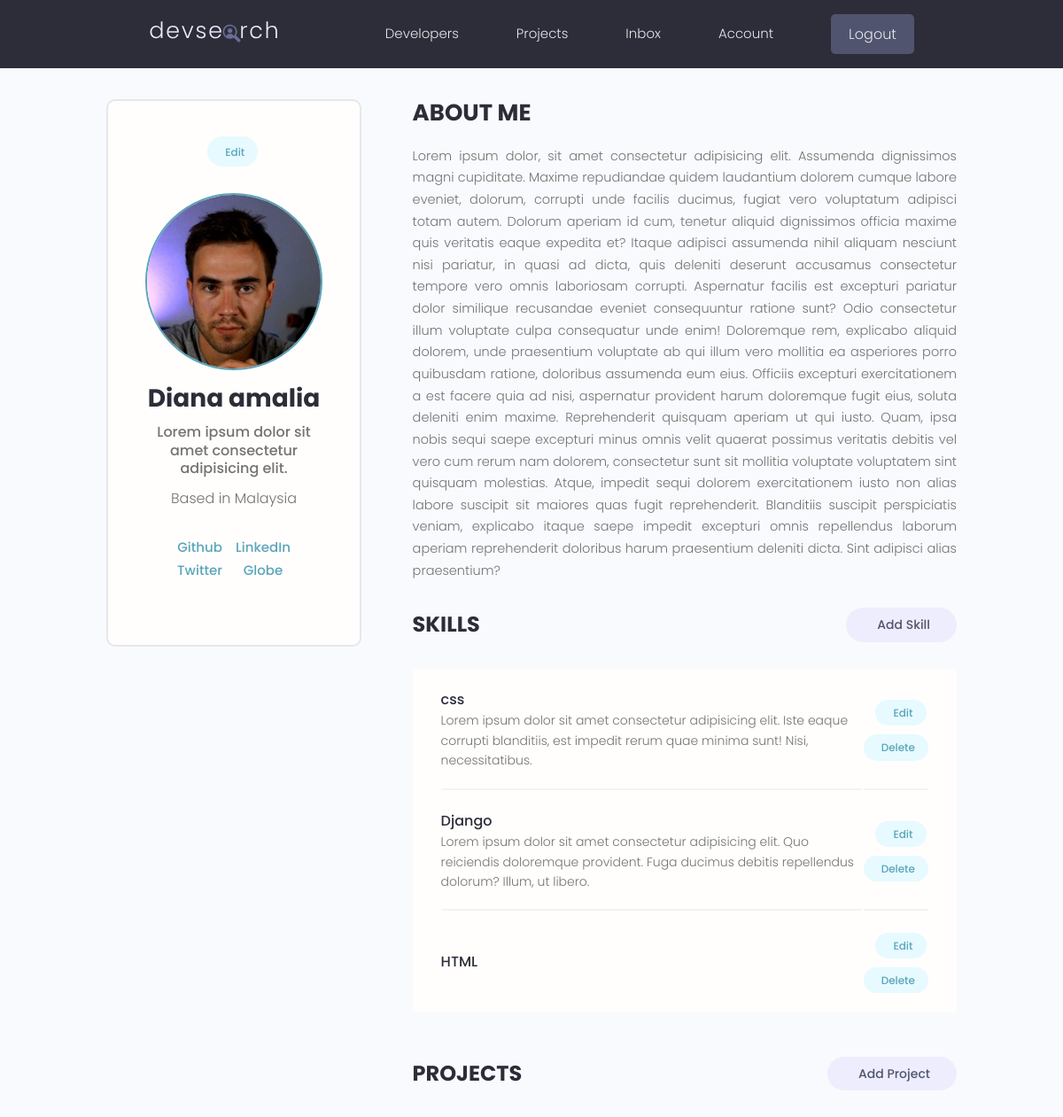
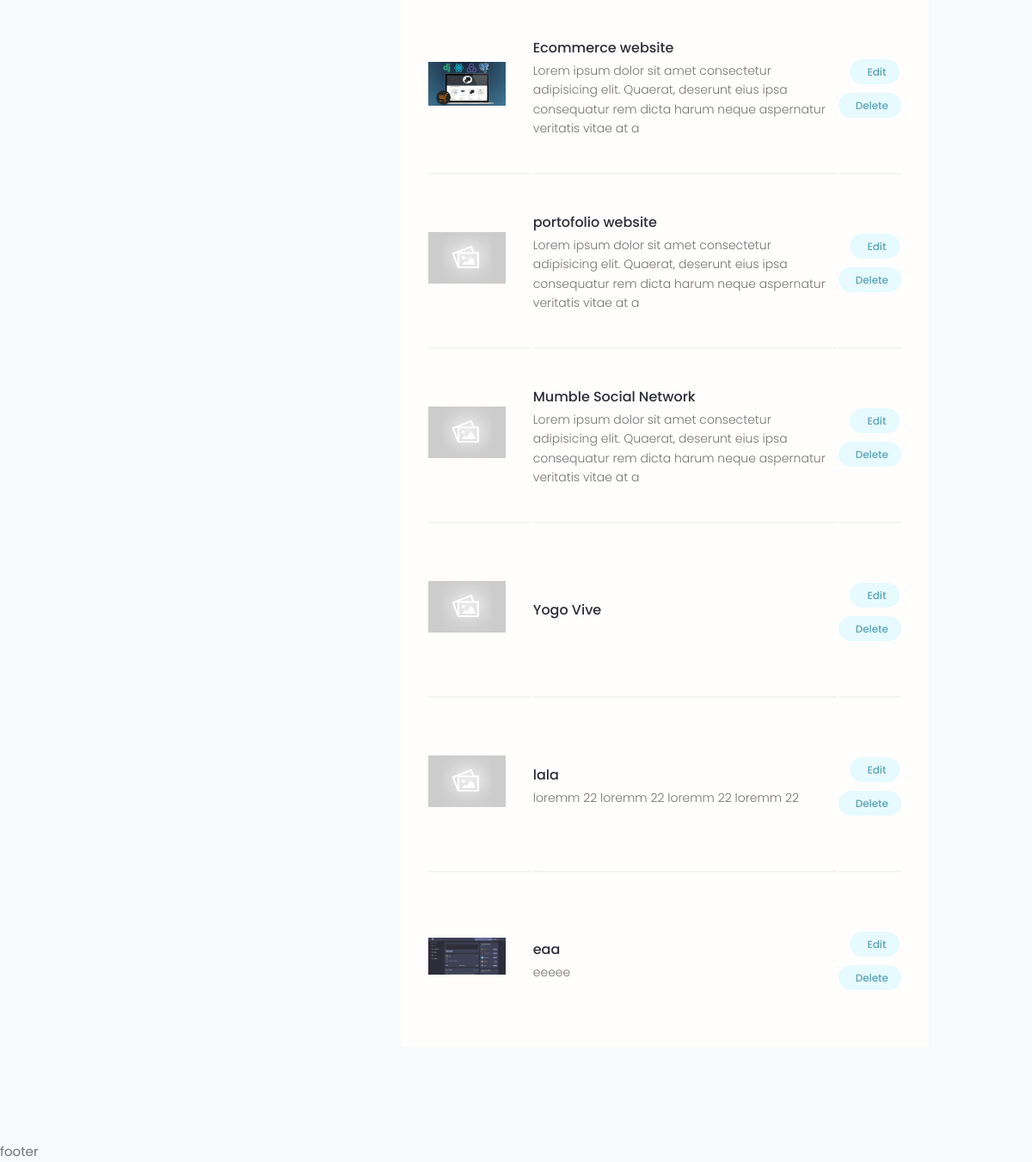
Page /users/account/ (signed in) on the committed database (2 pictures, top to bottom).
### users/models.py (models this page shows, shortened)
class Profile(models.Model):
    user = models.OneToOneField(User, on_delete=models.CASCADE, null=True, blank=True)
    name = models.CharField(max_length=200, blank=True, null=True)
    email = models.EmailField(max_length=500, blank=True, null=True)
    username = models.CharField(max_length=200, blank=True, null=True)
    location = models.CharField(max_length=200, blank=True, null=True)
    short_intro = models.CharField(max_length=200, blank=True, null=True)
    bio = models.TextField(blank=True, null=True)
    profile_image = models.ImageField(null=True, blank=True, upload_to='profiles/', default='profiles/user-default.png')
    social_github = models.CharField(max_length=200, blank=True, null=True)
    social_twitter = models.CharField(max_length=200, blank=True, null=True)
    social_linkedin = models.CharField(max_length=200, blank=True, null=True)
    social_youtube = models.CharField(max_length=200, blank=True, null=True)
    social_website = models.CharField(max_length=200, blank=True, null=True)
    created = models.DateTimeField(auto_now_add=True)
    id = models.UUIDField(default=uuid.uuid4, unique=True, primary_key=True, editable=False)

class Skill(models.Model):
    owner = models.ForeignKey(Profile, on_delete=models.CASCADE, null=True)
    name = models.CharField(max_length=200, blank=True, null=True)
    description = models.TextField(null=True, blank=True)
    created = models.DateTimeField(auto_now_add=True)
    id = models.UUIDField(default=uuid.uuid4, unique=True, primary_key=True, editable=False)

### projects/models.py (models this page shows, shortened)
class Project(models.Model):
    owner = models.ForeignKey(Profile, null=True, blank=True, on_delete=models.SET_NULL)
    title = models.CharField(max_length=200)
    description = models.TextField(null=True, blank=True)
    featured_image = models.ImageField(null=True, blank=True, default="default.jpg")
    demo_link = models.CharField(max_length=2000, null=True, blank=True)
    source_link = models.CharField(max_length=2000, null=True, blank=True)
    tags = models.ManyToManyField('Tag', blank=True)
    vote_total = models.IntegerField(default=0, null=True, blank=True)
    vote_ratio = models.IntegerField(default=0, null=True, blank=True)
    created = models.DateTimeField(auto_now_add=True)
    id= models.UUIDField(default=uuid.uuid4, unique=True, primary_key=True, editable=False)

### users/views.py (the view)
# urls.py: path('account/', views.userAccount, name='account')
@login_required(login_url='login')
def userAccount(request):
    profile = request.user.profile
    skills = profile.skill_set.all()
    projects = profile.project_set.all()
    context ={'profile':profile, 'skills': skills, 'projects': projects}
    return render(request, 'users/account.html', context)

### users/templates/users/account.html (shortened to what this page needs)
{% extends 'main.html' %}
{% block content %}
<main class="settingsPage profile my-md">
    <div class="container">
        <div class="layout">
            <div class="column column--1of3">
                <div class="card text-center">
                    <div class="card__body dev">
                        <a class="tag tag--pill tag--main settings__btn" href="#"> Edit</a>
                        <img class="avatar avatar--xl dev__avatar" src="{{profile.profile_image.url}}" />
                        <h2 class="dev__name">{{profile.name}}</h2>
                        <p class="dev__title">{{profile.short_intro}}</p>
                        <p class="dev__location">Based in {{profile.location}}</p>
                        <ul class="dev__social">
                            <div>
                                {% if profile.social_github %}
                                <li>
                                    <a title="Github" href="{{profile.social_github}}" target="_blank">Github</a>
                                </li>
                                {% endif %}
                                {% if profile.social_twitter %}
                                <li>
                                    <a title="Twitter" href="{{profile.social_twitter}}" target="_blank">Twitter</a>
                                </li>
                                {% endif %}
                            </div>
                            <div>
                                {% if profile.social_linkedin %}
                                <li>
                                    <a title="LinkedIn" href="{{profile.social_linkedin}}" target="_blank">LinkedIn</a>
                                </li>
                                {% endif %}
                                {% if profile.social_website %}
                                <li>
                                    <a title="Personal Website" href="{{profile.social_website}}"
                                        target="_blank">Globe</a>
                                </li>
                                {% endif %}
                            </div>
                        </ul>
                    </div>
                </div>
            </div>
            <div class="column column--2of3">
                <div class="devInfo">
                    <h3 class="devInfo__title">About Me</h3>
                    <p class="devInfo__about">{{profile.bio}}</p>
                </div>
                <div class="settings">
                    <h3 class="settings__title">Skills</h3>
                    <a class="tag tag--pill tag--sub settings__btn tag--lg" href="#"> Add
                        Skill</a>
                </div>
                <table class="settings__table">
                    {% for skill in skills %}
                    <tr>
                        <td class="settings__tableInfo">
                            <h4>{{skill.name}}</h4>
                            <p>
                                {{skill.description}}
                            </p>
                        </td>
                        <td class="settings__tableActions">
                            <a class="tag tag--pill tag--main settings__btn" href="#">
                                Edit</a>
                            <a class="tag tag--pill tag--main settings__btn" href="#">
                                Delete</a>
                        </td>
                    </tr>
                    {% endfor %}
                </table>
                <div class="settings">
                    <h3 class="settings__title">Projects</h3>
                    <a class="tag tag--pill tag--sub settings__btn tag--lg" href="#"> Add
                        Project</a>
                </div>
                <table class="settings__table">
                    {% for project in projects %}
                    <tr>
                        <td class="settings__thumbnail">
                            <a href="{% url 'project' project.id %}"><img src="{{project.featured_image.url}}" alt="Project Thumbnail" /></a>
                        </td>
                        <td class="settings__tableInfo">
                            <a href="{% url 'project' project.id %}">{{project.title}}</a>
                            <p>{{project.description|slice:"150"}}</p>
                        </td>
                        <td class="settings__tableActions">
                            <a class="tag tag--pill tag--main settings__btn" href="#">
                                Edit</a>
                            <a class="tag tag--pill tag--main settings__btn" href="#">
                                Delete</a>
                        </td>
                    </tr>
                    {% endfor %}
                </table>
            </div>
        </div>
    </div>
</main>
{% endblock content %}

### static/styles/app.css (style rules this page uses)
:root { --color-sub: #2d2d39; }
.card { border: 2px solid var(--color-light); }
img { width: 100%; }
.profile .card > .dev { padding: 4rem; }
.dev__avatar { display: block; margin: auto; }
.dev__name { color: var(--color-sub); font-size: 2.8rem; font-weight: 700; margin-top: 1rem; margin-bottom: 0.5rem; }
.dev__title { font-size: 1.6rem; font-weight: 500; line-height: 1.3; }
.dev__location { margin-top: 1rem; }
.dev__social { margin: 3rem 0; list-style: none; display: flex; justify-content: center; gap: 1.5rem; }
.devInfo { margin-bottom: 3rem; }
.devInfo__title, .devInfo__subtitle { font-size: 2.6rem; color: var(--color-sub); text-transform: uppercase; font-weight: 700; margin-bottom: 1.5rem; }
.devInfo__about, .devSkill__info { font-size: 1.45rem; line-height: 1.7; text-align: justify; }
.settingsPage .dev > .settings__btn { display: inline-block; margin-bottom: 3rem; }
.settings { display: flex; justify-content: space-between; align-items: center; }
.settings__title { font-size: 2.4rem; text-transform: uppercase; font-weight: 700; color: var(--color-sub); }
.settings__table { margin-top: 3rem; margin-bottom: 5rem; padding: 0 3rem; background: var(--color-white); }
.settings__table tr { width: 100%; }
.settings__table tr > td { padding: 2rem 0; }
.settings__table tr:not(:last-child) td { border-bottom: 2px solid var(--color-white-light); }
.settings__thumbnail { width: 23%; min-width: 10rem; }
.settings__thumbnail img { padding-right: 3rem; height: 15rem; object-fit: contain; }
.settings__tableInfo { width: 100%; }
.settings__tableInfo h4, .settings__tableInfo a { padding-right: 1rem; width: auto; font-size: 1.6rem; font-weight: 500; color: var(--color-sub); }
.settings__tableInfo p { font-size: 1.4rem; }
.settings__tableActions { text-align: right; }

### static/uikit/styles/modules/_variables.css (style rules this page uses)
:root { --color-main: #5aa5b9; --color-main-light: #e6faff; --color-sub: #3f4156; --color-sub-light: #51546e; --color-sub-lighter: #ededfd; --color-text: #737373; --color-gray: #8b8b8b; --color-light: #e5e7eb; --color-light-gray: #767676; --color-bg: #f8fafd; --color-white: #fffefd; --color-white-light: #f3f3f3; --color-success: #359e64; --color-success-bg: #def8e8; --color-error: #fc4b0b; --color-error-bg: #fff2ee; --font-base: 'Poppins', arial, helvetica, 'Segoe UI', roboto, ubuntu, sans-serif; --font-monospace: 'Fira Code', 'Courier New', courier, monospace; --font-regular: 300; --font-medium: 500; --font-bold: 700; --generic-shadow: 1px 1px 5px #00000010; --generic-transition: all 0.3s ease-in-out; }

### static/uikit/styles/modules/_base.css (style rules this page uses)
* { margin: 0; padding: 0; box-sizing: border-box; text-rendering: optimizeLegibility; color: inherit; font-size: inherit; }
html { font-size: 50%; }
@media only screen and (min-width: 480px) { html { font-size: 56.25%; } }
@media only screen and (min-width: 1200px) { html { font-size: 62.5%; } }
body { line-height: 1.6; font-weight: 400; font-size: 1.5rem; color: var(--color-text); background-color: var(--color-bg); min-height: 100vh; }

### static/uikit/styles/modules/_typography.css (style rules this page uses)
* { font-family: var(--font-base); }
h2 { font-size: 3.6rem; font-weight: var(--font-bold); }
h3 { font-size: 3.2rem; font-weight: var(--font-medium); }
h4 { font-size: 2.8rem; font-weight: var(--font-medium); }
p, span, strong { font-size: 1.6rem; color: var(--color-text); font-weight: var(--font-regular); }
a { padding-bottom: 2px; text-decoration: none; display: inline-block; color: var(--color-main); font-weight: var(--font-medium); }

### static/uikit/styles/modules/_utilities.css (style rules this page uses)
.container { width: 92%; max-width: 165rem; margin: 0 auto; box-sizing: border-box; }
@media screen and (min-width: 1000px) { .container { width: 90%; } }
@media screen and (min-width: 1200px) { .container { width: 80%; } }
.text-center { text-align: center; }
.my-md { margin: 3rem auto; }

### static/uikit/styles/modules/_avatar.css (style rules this page uses)
.avatar { border-radius: 50%; border: 2px solid var(--color-main); object-fit: cover; }
.avatar--xl { height: 20rem; width: 20rem; }

### static/uikit/styles/modules/_card.css (style rules this page uses)
.card { border-radius: 1rem; background-color: var(--color-white); border: 1.5px solid var(--color-light); width: auto; height: auto; margin-top: 0.5rem; margin-bottom: 0.5rem; overflow: hidden; }
.card__body, .card__header { padding: 2rem 2.5rem; }

### static/uikit/styles/modules/_layout.css (style rules this page uses)
.layout { display: flex; flex-flow: row wrap; justify-content: space-between; }
.layout > .column { margin-bottom: 3rem; }
.layout > .column.column--1of3 { flex-basis: 30%; }
.layout > .column.column--2of3 { flex-basis: 64%; }

### rows in the picture
Profile: profile_image (picture), name "Diana amalia", short_intro "Lorem ipsum dolor sit amet consectetur adipisicing elit.", location "Malaysia", bio "Lorem ipsum dolor, sit amet consectetur adipisicing elit. Assumenda dignissimos magni cupiditate. Maxime repudiandae quidem laudantium dolorem cumque labore eveniet, dolorum, corrupti unde facilis ducimus, fugiat vero voluptatum adipisci totam autem. Dolorum aperiam id cum, tenetur aliquid dignissimos officia maxime quis veritatis eaque expedita et? Itaque adipisci assumenda nihil aliquam nesciunt nisi pariatur, in quasi ad dicta, quis deleniti deserunt accusamus consectetur tempore vero omnis laboriosam corrupti. Aspernatur facilis est excepturi pariatur dolor similique recusandae eveniet consequuntur ratione sunt? Odio consectetur illum voluptate culpa consequatur unde enim! Doloremque…"
Skill: name "css", description "Lorem ipsum dolor sit amet consectetur adipisicing elit. Iste eaque corrupti blanditiis, est impedit rerum quae minima sunt! Nisi, necessitatibus."
Skill: name "Django", description "Lorem ipsum dolor sit amet consectetur adipisicing elit. Quo reiciendis doloremque provident. Fuga ducimus debitis repellendus dolorum? Illum, ut libero."
Skill: name "HTML"
Project: featured_image (picture), title "Ecommerce website", description "Lorem ipsum dolor sit amet consectetur adipisicing elit. Quaerat, deserunt eius ipsa consequatur rem dicta harum neque aspernatur veritatis vitae at a"
Project: featured_image (placeholder picture), title "portofolio website", description "Lorem ipsum dolor sit amet consectetur adipisicing elit. Quaerat, deserunt eius ipsa consequatur rem dicta harum neque aspernatur veritatis vitae at a"
Project: featured_image (placeholder picture), title "Mumble Social Network", description "Lorem ipsum dolor sit amet consectetur adipisicing elit. Quaerat, deserunt eius ipsa consequatur rem dicta harum neque aspernatur veritatis vitae at a"
Project: featured_image (placeholder picture), title "Yogo Vive"
Project: featured_image (placeholder picture), title "lala", description "loremm 22 loremm 22 loremm 22 loremm 22"
Project: featured_image (picture), title "eaa", description "eeeee"
